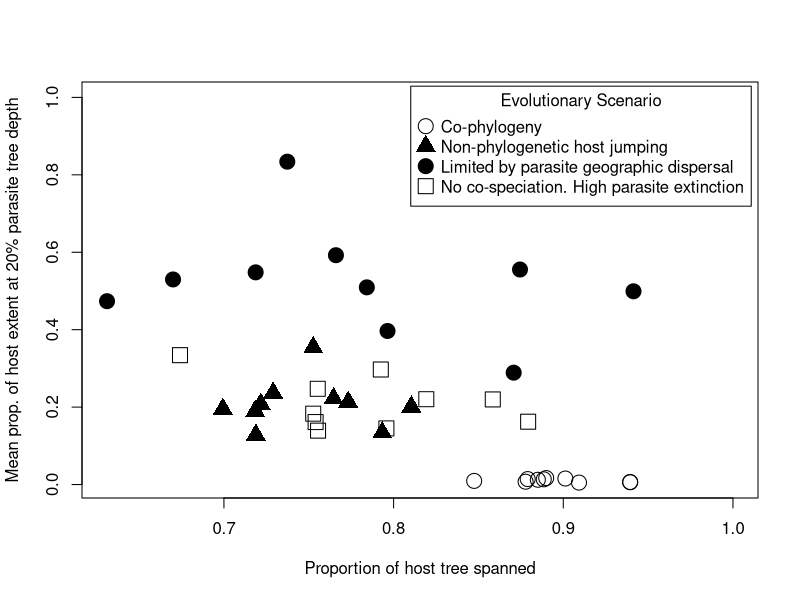

The R source for this figure:
dc = read.table('grand_summary_c.txt')
dn = read.table('grand_summary_n.txt')
dg = read.table('grand_summary_g.txt')
dr = read.table('grand_summary_r.txt')
print(dc$V3)
print(dn$V3)
print(dg$V3)
minx = min(c(dc$V2, dn$V2, dg$V2, dr$V2))
maxx = max(c(1.0, dc$V2, dn$V2, dg$V2, dr$V2))
miny = min(c(dc$V3, dn$V3, dg$V3, dr$V3))
maxy = max(c(1.0, dc$V3, dn$V3, dg$V3, dr$V3))
pdf('scatter2.pdf')
plot(dc$V2, dc$V3,
        type="p",
        pch=1,
        #axes=FALSE,
        xlim=c(minx, maxx),
        ylim=c(miny, maxy),
        xlab="Proportion of host tree spanned",
        ylab="Mean prop. of host extent at 20% parasite tree depth",
        cex=2)
points(dn$V2, dn$V3, pch=17, cex=2)
points(dg$V2, dg$V3, pch=19, cex=2)
points(dr$V2, dr$V3, pch=0, cex=2)
legend("topright",
        inset=0.01,
        title="Evolutionary Scenario",
        c(  "Co-phylogeny",
            "Non-phylogenetic host jumping",
            "Limited by parasite geographic dispersal",
            "No co-speciation. High parasite extinction"),
        pch=c(1, 17, 19, 0),
        pt.cex=c(2, 2, 2, 2)
        )
dev.off()
